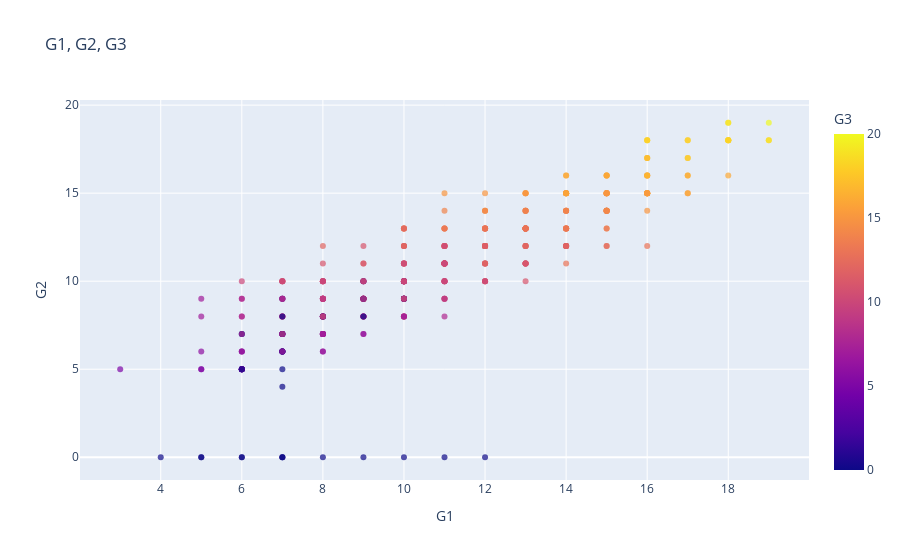

Notebook code cell kept with this figure:
### Code cell
fig = px.scatter(
    df,
    x='G1',
    y='G2',
    # size='Calories_Burned',
    color='G3',
    opacity=0.7,
    title='G1, G2, G3',
    size_max=60
)

fig.update_traces(textposition='middle center')
fig.show()

### Figure 1 — Plotly figure (JSON) as saved in the notebook; plotly's stock layout.template omitted (floating-point values rounded to 4 significant figures; data arrays with more than 128 entries replaced by an {"elided": "..."} marker saying what was removed)
{"data": [{"hovertemplate": "G1=%{x}<br>G2=%{y}<br>G3=%{marker.color}<extra></extra>", "legendgroup": "", "marker": {"color": {"elided": "399 int values"}, "coloraxis": "coloraxis", "opacity": 0.7, "symbol": "circle"}, "mode": "markers", "name": "", "orientation": "v", "showlegend": false, "textposition": "middle center", "type": "scatter", "x": {"elided": "399 int values"}, "xaxis": "x", "y": {"elided": "399 int values"}, "yaxis": "y"}], "layout": {"coloraxis": {"colorbar": {"title": {"text": "G3"}}, "colorscale": [[0, "#0d0887"], [0.1111, "#46039f"], [0.2222, "#7201a8"], [0.3333, "#9c179e"], [0.4444, "#bd3786"], [0.5556, "#d8576b"], [0.6667, "#ed7953"], [0.7778, "#fb9f3a"], [0.8889, "#fdca26"], [1, "#f0f921"]]}, "legend": {"tracegroupgap": 0}, "title": {"text": "G1, G2, G3"}, "xaxis": {"anchor": "y", "domain": [0, 1], "title": {"text": "G1"}}, "yaxis": {"anchor": "x", "domain": [0, 1], "title": {"text": "G2"}}}}
